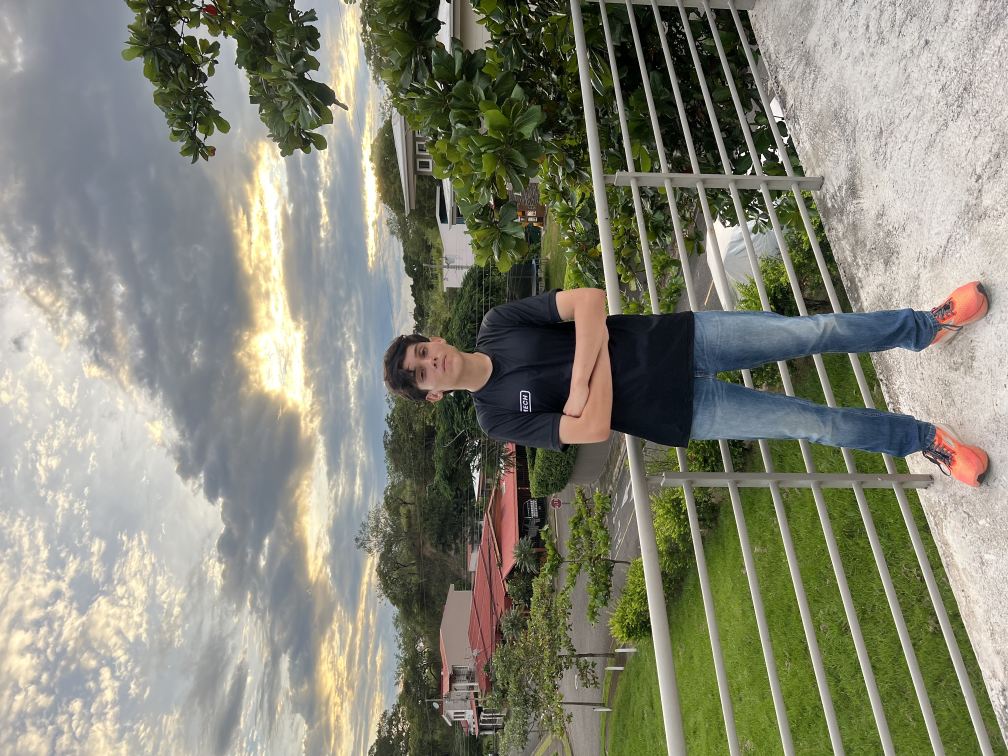
#> input picture branding/equipo/Leo/IMG_0336.jpg, 4032 x 3024 px (shown at 1/4 size)
$ python prep_equipo.py
#> lines starting #> are read from the running program, lines starting #| are printed output that depends on the picture
# Prepara los retratos del equipo con la estética de la plantilla de perfil:
# recorte a cabeza+torso centrado en el rostro, desaturado, oscurecido y con
# viñeta radial que funde el fondo a negro.
#
# Salida: web/assets/equipo/{leo,ale,jimmy}.jpg  (1200x1200)
#         web/assets/equipo/grupo.jpg            (foto grupal, 1600x1067)

import os
import numpy as np
import cv2
from PIL import Image, ImageOps, ImageEnhance

SRC = os.path.abspath(os.path.join(os.path.dirname(__file__), '..', 'equipo'))
DST = os.path.abspath(os.path.join(os.path.dirname(__file__), '..', '..',
                                   'web', 'assets', 'equipo'))
os.makedirs(DST, exist_ok=True)

OUT = 1200            # lado del retrato cuadrado
CASCADE = cv2.CascadeClassifier(
    cv2.data.haarcascades + 'haarcascade_frontalface_default.xml')

# foto elegida por persona
PICKS = {
    'leo':   os.path.join(SRC, 'Leo',   'IMG_0336.jpg'),
    'ale':   os.path.join(SRC, 'Ale',   'IMG_0318.jpg'),
    'jimmy': os.path.join(SRC, 'Jimmy', 'IMG_0327.jpg'),
}


def find_face(pil_img):
    """Devuelve (cx, cy, w) del rostro más grande, o None."""
    arr = np.array(pil_img.convert('RGB'))
    gray = cv2.cvtColor(arr, cv2.COLOR_RGB2GRAY)
    # escala reducida para acelerar
    scale = 900 / max(gray.shape)
    small = cv2.resize(gray, None, fx=scale, fy=scale)
    faces = CASCADE.detectMultiScale(small, 1.1, 6, minSize=(40, 40))
    if len(faces) == 0:
        return None
    x, y, w, h = max(faces, key=lambda f: f[2] * f[3])
    return (int((x + w / 2) / scale), int((y + h / 2) / scale), int(w / scale))


def vignette(pil_img, strength=1.0):
    """Funde los bordes a negro con una viñeta radial suave."""
    w, h = pil_img.size
    ys, xs = np.mgrid[0:h, 0:w].astype(np.float32)
    nx = (xs / w - 0.5) / 0.5
    ny = (ys / h - 0.46) / 0.5
    d = np.sqrt(nx ** 2 + ny ** 2)
    # 1 en el centro, 0 pasado el radio
    mask = np.clip(1.15 - d * 1.02, 0, 1) ** (1.5 * strength)
    arr = np.array(pil_img).astype(np.float32)
    arr *= mask[:, :, None]
    return Image.fromarray(np.clip(arr, 0, 255).astype(np.uint8))


def portrait(path, out_name):
    im = ImageOps.exif_transpose(Image.open(path)).convert('RGB')
    W, H = im.size
    face = find_face(im)
    if face:
        cx, cy, fw = face
        # encuadre: el rostro ocupa ~26% del alto → cabeza y torso
        side = int(fw / 0.26)
        top = int(cy - side * 0.30)      # deja aire sobre la cabeza
    else:                                 # respaldo si no detecta
        side = int(W * 0.85)
        cx, top = W // 2, int(H * 0.24)
    left = int(cx - side / 2)
    # mantener el recorte dentro de la imagen
    left = max(0, min(left, W - side)) if side <= W else 0
    top = max(0, min(top, H - side)) if side <= H else 0
    side = min(side, W, H)
    im = im.crop((left, top, left + side, top + side)).resize((OUT, OUT), Image.LANCZOS)

    im = ImageEnhance.Color(im).enhance(0.45)       # casi monocromo
    im = ImageEnhance.Brightness(im).enhance(0.80)  # más oscuro
    im = ImageEnhance.Contrast(im).enhance(1.18)
    im = vignette(im)
    im.save(os.path.join(DST, out_name), 'JPEG', quality=88, optimize=True)
    print(f'{out_name:12s} rostro={"sí" if face else "no"}  {im.size}')


for name, path in PICKS.items():
    portrait(path, f'{name}.jpg')
#> in find_face, `small = cv2.resize(gray, None, fx=scale, fy=scale)`:
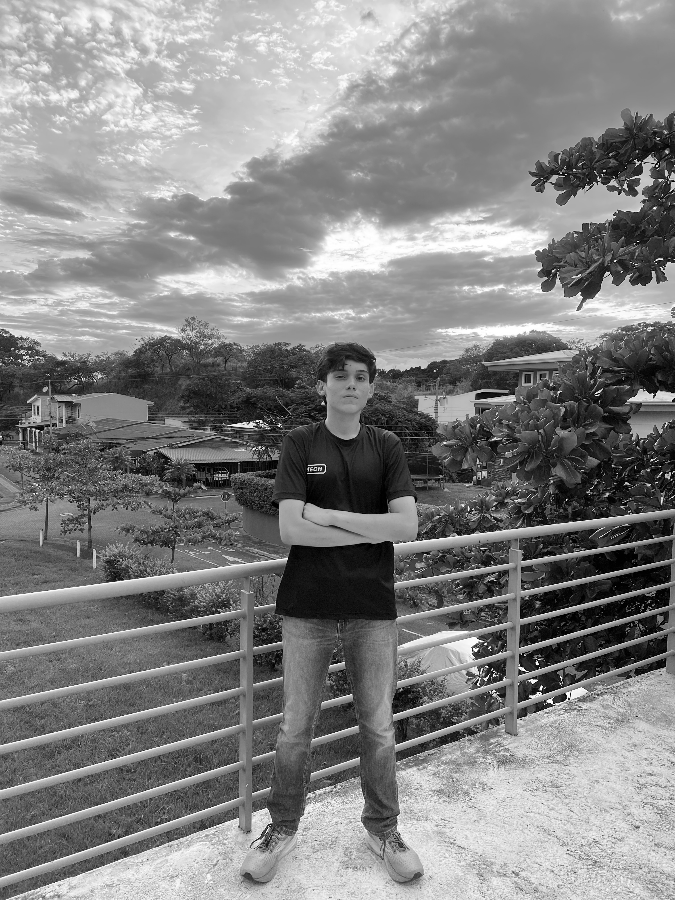
#> small: shape (900, 675); min 0, max 255, mean 131
#> in find_face, `faces = CASCADE.detectMultiScale(small, 1.1, 6, minSize=(40, 40))`: faces = [[322, 354, 58, 58]]
#> in find_face, `x, y, w, h = max(faces, key=lambda f: f[2] * f[3])`: x = 322; y = 354; w = 58
#> in portrait, `face = find_face(im)`: face = (1572, 1715, 259)
#> in portrait, `cx, cy, fw = face`: cx = 1572; cy = 1715; fw = 259
#> in portrait, `side = int(fw / 0.26)`: side = 996
#> in portrait, `top = int(cy - side * 0.30)`: top = 1416
#> in portrait, `left = int(cx - side / 2)`: left = 1074
#> in portrait, `im = ImageEnhance.Color(im).enhance(0.45)`:
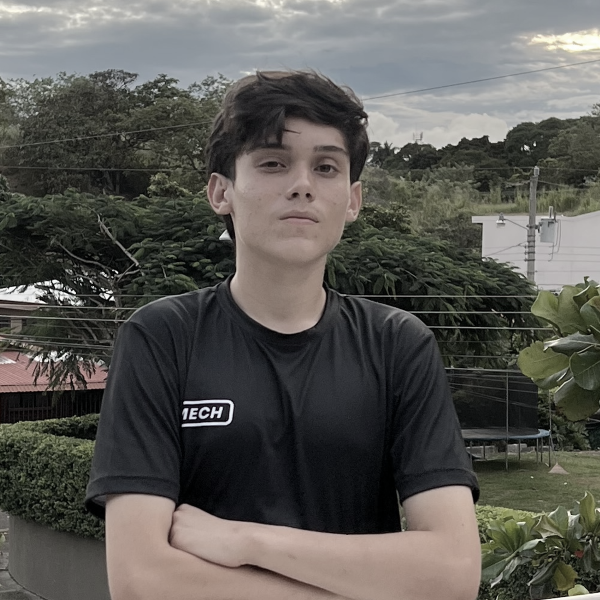
#> im: PIL image 1200x1200 RGB (shown at 1/2 size); mean R, G, B 90.3, 89, 84.6
#> in portrait, `im = ImageEnhance.Brightness(im).enhance(0.80)`:
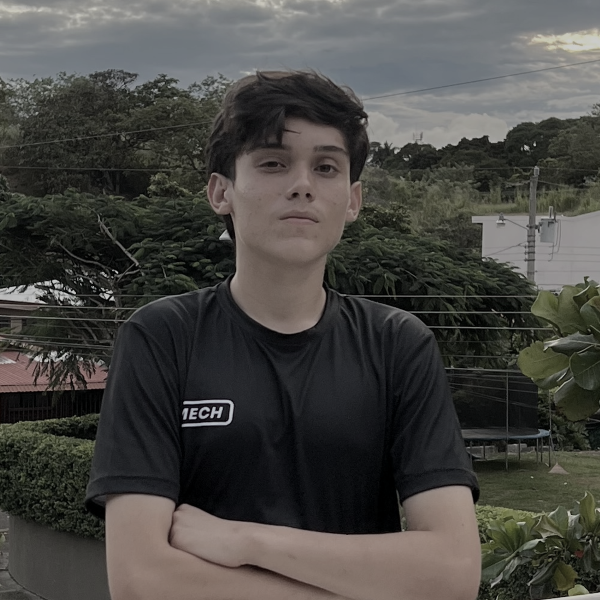
#> im: PIL image 1200x1200 RGB (shown at 1/2 size); mean R, G, B 71.9, 70.8, 67.3
#> in vignette, `arr *= mask[:, :, None]`:
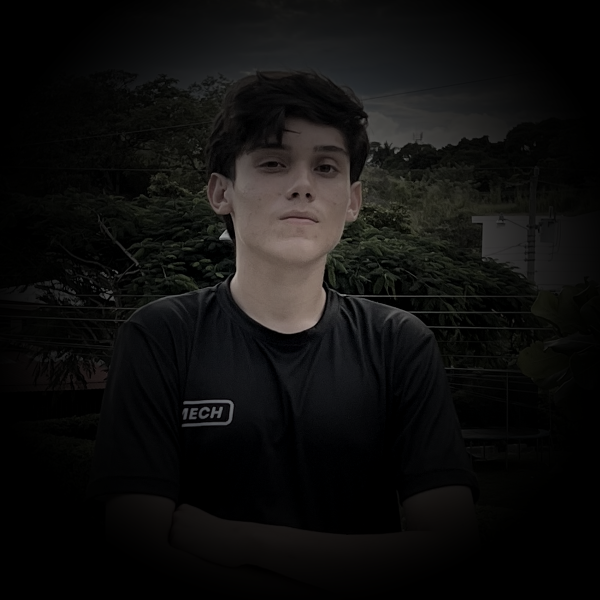
#> arr: shape (1200, 1200, 3) float32 (shown at 1/2 size); mean R, G, B 16.2, 15.7, 14.9
#| leo.jpg      rostro=sí  (1200, 1200)
#> pass 2 of the loop `for name, path in PICKS.items():`:
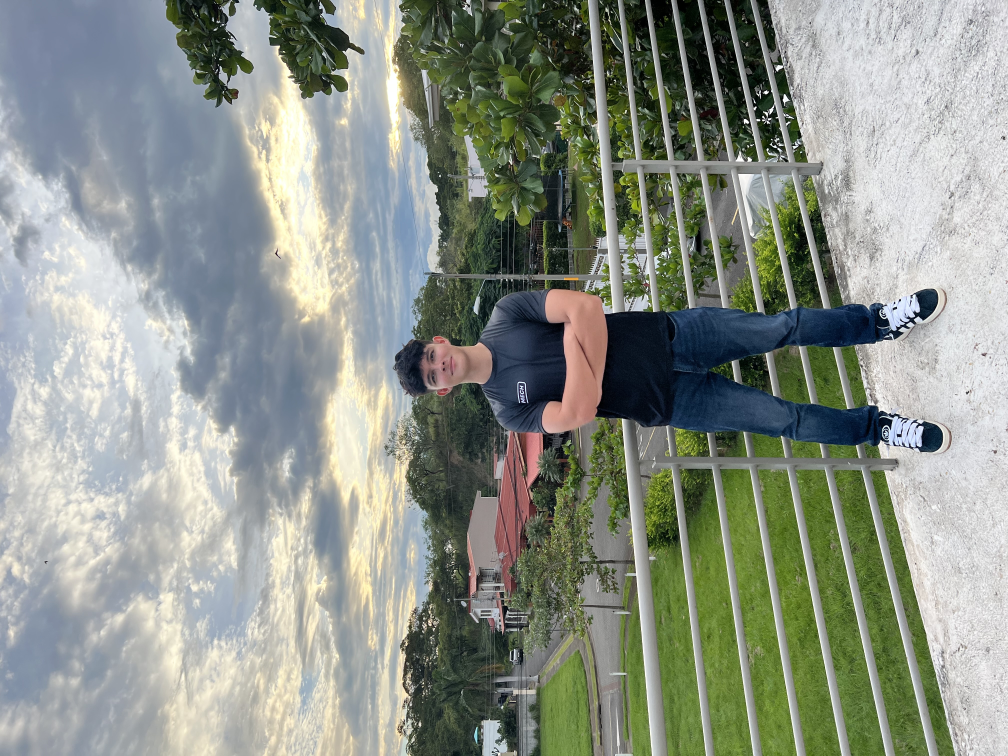
#> input picture branding/equipo/Ale/IMG_0318.jpg, 4032 x 3024 px (shown at 1/4 size)
#> in find_face (call 2), `small = cv2.resize(gray, None, fx=scale, fy=scale)`:
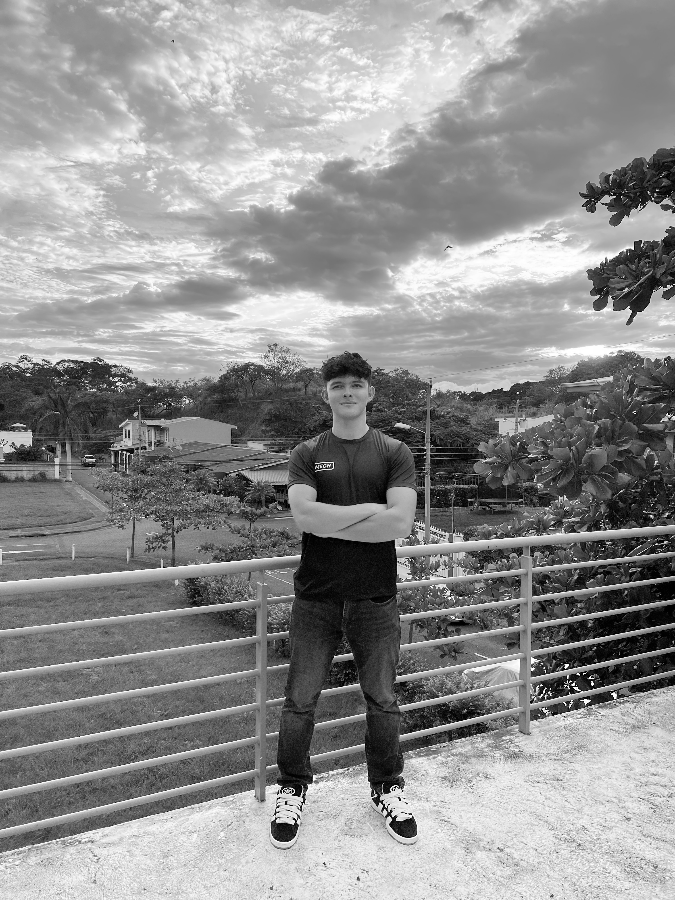
#> small: shape (900, 675); min 0, max 255, mean 143.8
#> faces = [[320, 363, 57, 57]]
#> in find_face (call 2), `x, y, w, h = max(faces, key=lambda f: f[2] * f[3])`: x = 320; y = 363; w = 57
#> face = (1561, 1753, 255)
#> cx = 1561; cy = 1753; fw = 255
#> side = 980
#> in portrait (call 2), `top = int(cy - side * 0.30)`: top = 1459
#> left = 1071
#> in vignette (call 2), `arr *= mask[:, :, None]`:
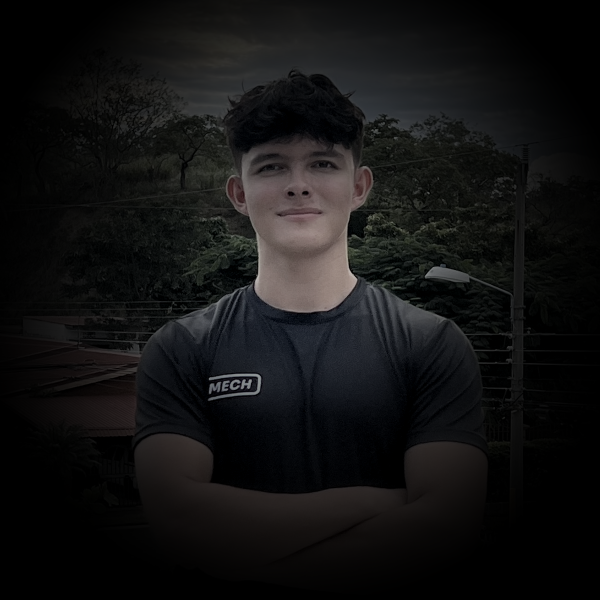
#> arr: shape (1200, 1200, 3) float32 (shown at 1/2 size); mean R, G, B 18.8, 18.7, 18.8
#| ale.jpg      rostro=sí  (1200, 1200)
#> pass 3 of the loop `for name, path in PICKS.items():`:
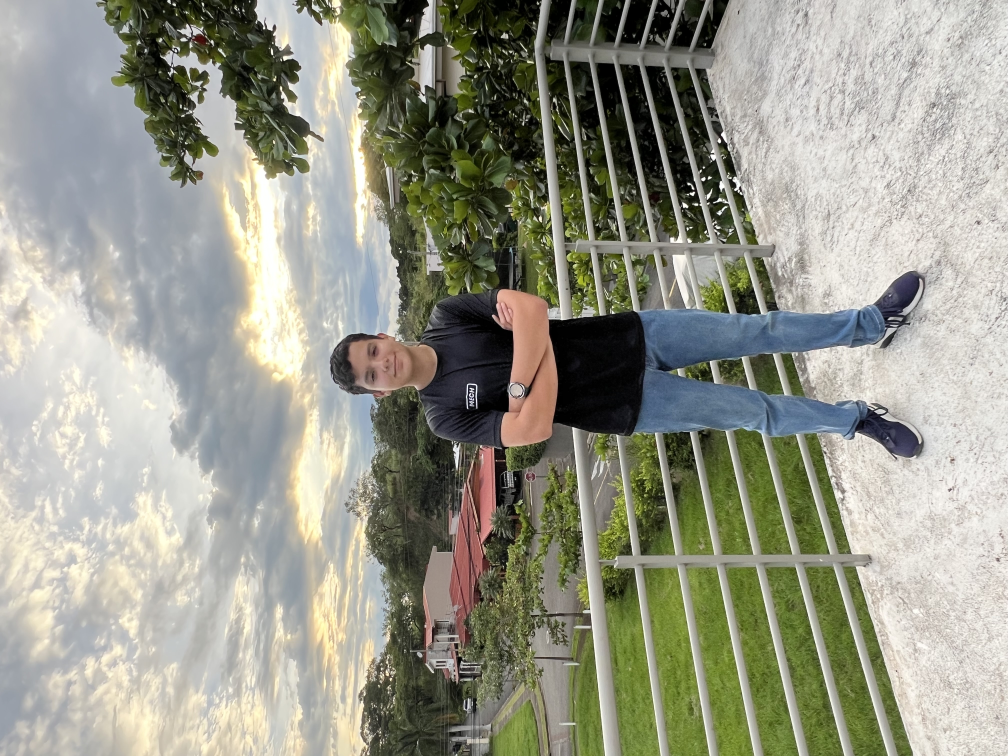
#> input picture branding/equipo/Jimmy/IMG_0327.jpg, 4032 x 3024 px (shown at 1/4 size)
#> in find_face (call 3), `small = cv2.resize(gray, None, fx=scale, fy=scale)`:
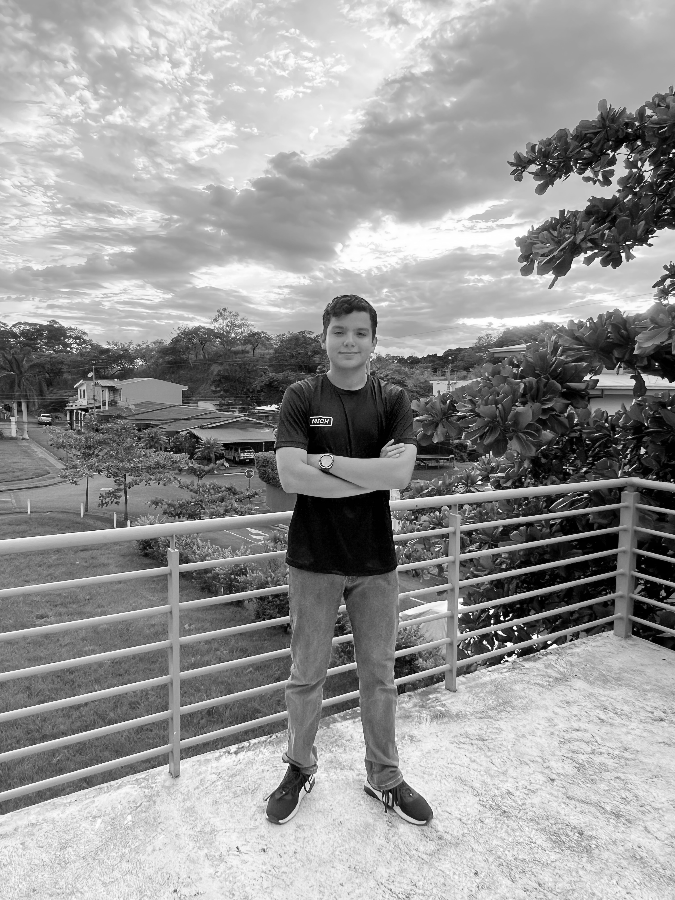
#> small: shape (900, 675); min 0, max 255, mean 150.1
#> faces = [[320, 310, 59, 59]]
#> in find_face (call 3), `x, y, w, h = max(faces, key=lambda f: f[2] * f[3])`: y = 310; w = 59
#> face = (1565, 1520, 264)
#> cx = 1565; cy = 1520; fw = 264
#> side = 1015
#> in portrait (call 3), `top = int(cy - side * 0.30)`: top = 1215
#> left = 1057
#> in vignette (call 3), `arr *= mask[:, :, None]`:
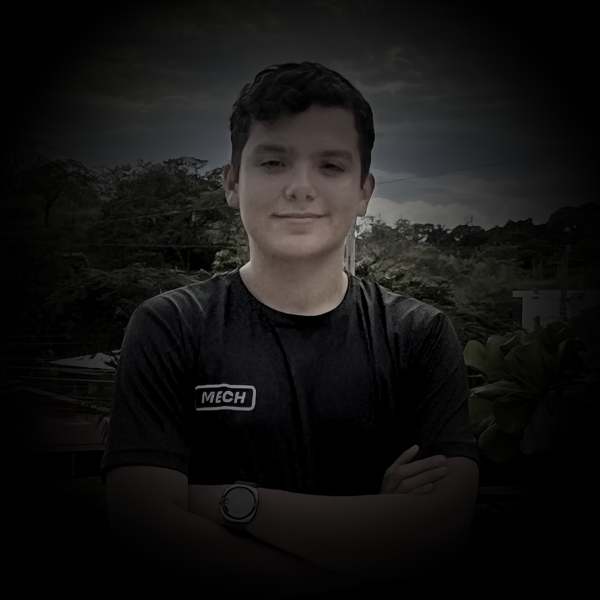
#> arr: shape (1200, 1200, 3) float32 (shown at 1/2 size); mean R, G, B 21.3, 20.5, 19.8
#| jimmy.jpg    rostro=sí  (1200, 1200)

# ── Foto grupal ────────────────────────────────────────────────────────
g = ImageOps.exif_transpose(Image.open(os.path.join(SRC, 'IMG_0302.jpg'))).convert('RGB')
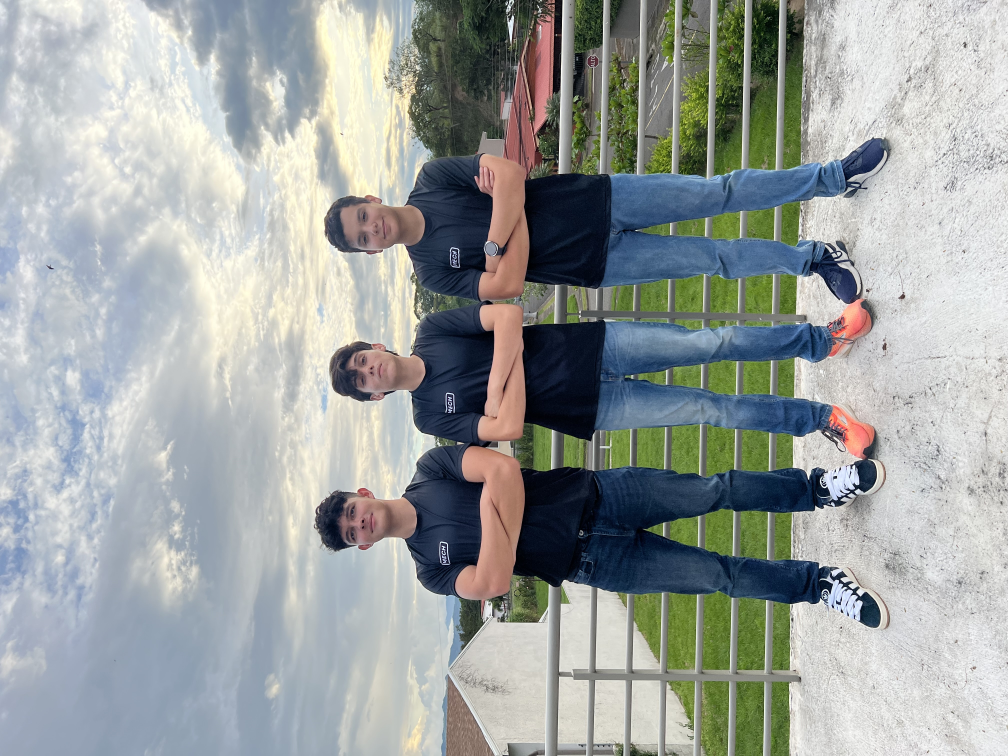
#> input picture branding/equipo/IMG_0302.jpg, 4032 x 3024 px (shown at 1/4 size)
gw, gh = g.size
#> gw = 3024; gh = 4032
# recorte apaisado centrado en las personas (tercio central vertical)
ch = int(gw * 0.62)
#> ch = 1874
top = int(gh * 0.30)
#> top = 1209
g = g.crop((0, top, gw, min(top + ch, gh)))
#> g: PIL image 3024x1874 RGB
g.thumbnail((1600, 1600), Image.LANCZOS)
#> g: PIL image 1600x992 RGB
g = ImageEnhance.Color(g).enhance(0.55)
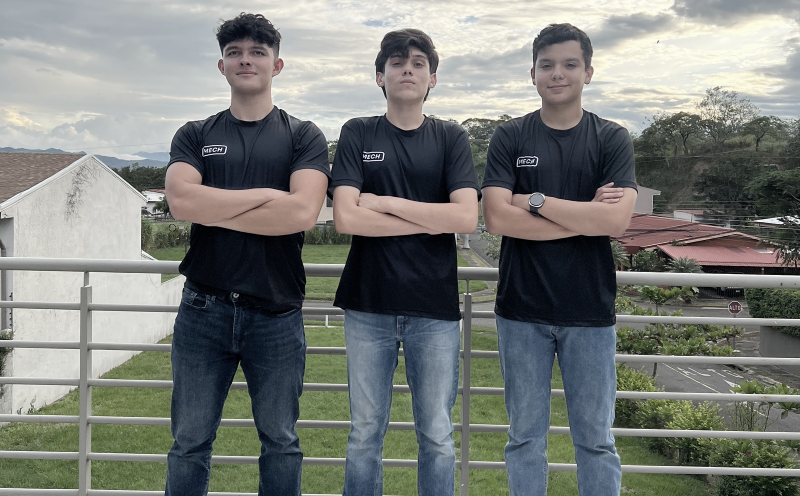
#> g: PIL image 1600x992 RGB (shown at 1/2 size); mean R, G, B 120.8, 123.6, 119.6
g = ImageEnhance.Brightness(g).enhance(0.86)
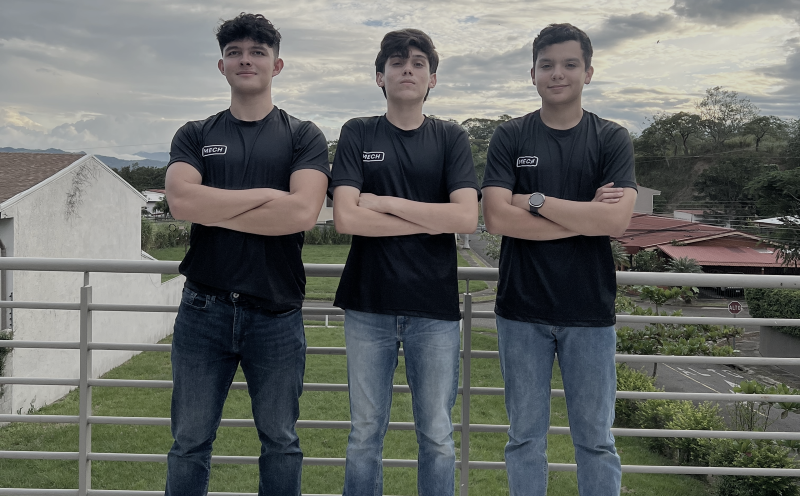
#> g: PIL image 1600x992 RGB (shown at 1/2 size); mean R, G, B 103.4, 105.8, 102.3
g.save(os.path.join(DST, 'grupo.jpg'), 'JPEG', quality=86, optimize=True)
print('grupo.jpg   ', g.size)
#| grupo.jpg    (1600, 992)
